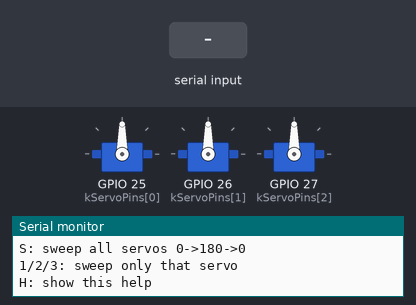
Recording of a sketch running on a simulated ESP32. On the bench: 3 × servo, the last lines printed to the serial monitor. The inputs (shaded band) are chosen by the test bench.

Above: at 1.5 s.
1.6 s: "S\n" received over Serial
At 1.75 s:
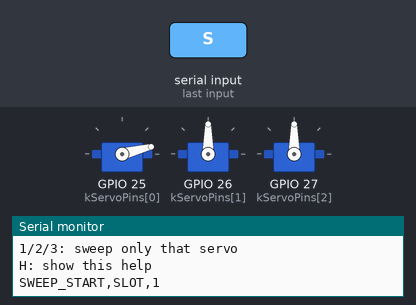
13.6 s: "s\n" received over Serial
At 14.17 s:
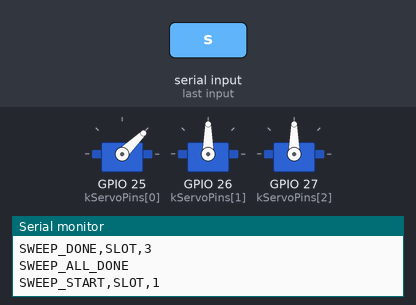
Timing chart, 0 to 22.6 s (numbered marks = the images above; inputs shaded):
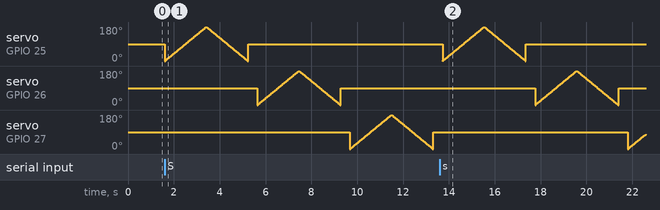

The sketch:

servo_sweep_0_180_test.ino
```cpp
#include <Arduino.h>
#include <ESP32Servo.h>

namespace {
constexpr uint8_t kServoPins[3] = {25, 26, 27};
constexpr int kStartAngle = 90;
constexpr int kMinAngle = 0;
constexpr int kMaxAngle = 180;
constexpr int kStep = 2;
constexpr uint32_t kStepDelayMs = 20;
constexpr uint32_t kBetweenServoDelayMs = 400;
} // namespace

Servo servos[3];

void printHelp() {
  Serial.println("READY,SERVO_SWEEP_0_180_TEST");
  Serial.println("CMDS,S,1,2,3,H");
  Serial.println("S: sweep all servos 0->180->0");
  Serial.println("1/2/3: sweep only that servo");
  Serial.println("H: show this help");
}

void moveServo(int slotIndex, int angle) {
  servos[slotIndex].write(angle);
  delay(kStepDelayMs);
}

void sweepSlot(int slotIndex) {
  Serial.printf("SWEEP_START,SLOT,%d\n", slotIndex + 1);

  for (int angle = kMinAngle; angle <= kMaxAngle; angle += kStep) {
    moveServo(slotIndex, angle);
  }
  for (int angle = kMaxAngle; angle >= kMinAngle; angle -= kStep) {
    moveServo(slotIndex, angle);
  }

  servos[slotIndex].write(kStartAngle);
  Serial.printf("SWEEP_DONE,SLOT,%d\n", slotIndex + 1);
}

void sweepAll() {
  for (int i = 0; i < 3; i++) {
    sweepSlot(i);
    delay(kBetweenServoDelayMs);
  }
  Serial.println("SWEEP_ALL_DONE");
}

void handleSerialInput() {
  while (Serial.available()) {
    const char command = static_cast<char>(Serial.read());
    if (command == '\r' || command == '\n' || command == ' ') {
      continue;
    }

    switch (command) {
      case 'S':
      case 's':
        sweepAll();
        break;
      case '1':
        sweepSlot(0);
        break;
      case '2':
        sweepSlot(1);
        break;
      case '3':
        sweepSlot(2);
        break;
      case 'H':
      case 'h':
        printHelp();
        break;
      default:
        Serial.printf("ERR,UNKNOWN_CMD,%c\n", command);
        break;
    }
  }
}

void setup() {
  Serial.begin(115200);
  delay(300);

  for (int i = 0; i < 3; i++) {
    servos[i].setPeriodHertz(50);
    servos[i].attach(kServoPins[i], 500, 2400);
    servos[i].write(kStartAngle);
  }

  printHelp();
}

void loop() { handleSerialInput(); }
```
